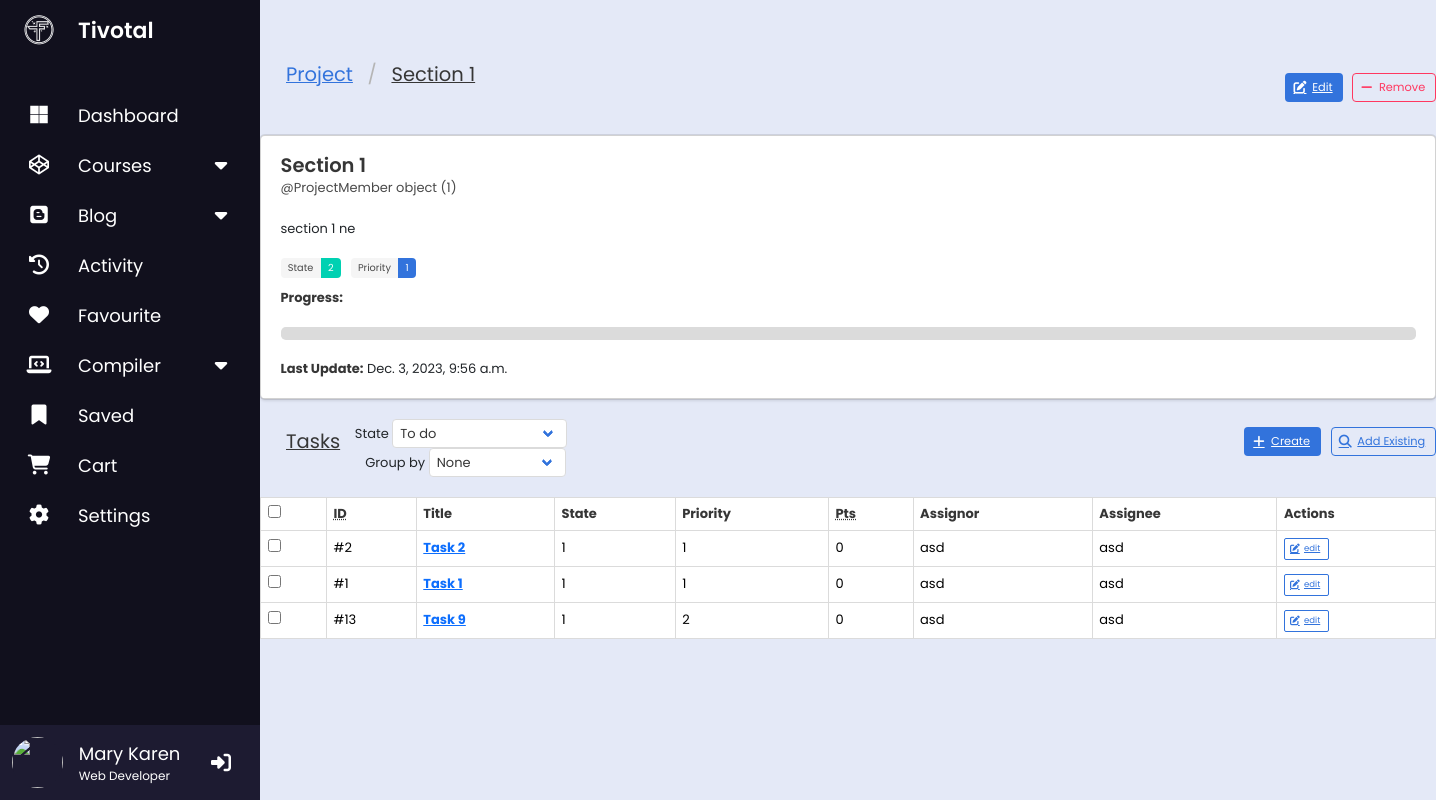
Before: /api/1/sections/1/ (signed in) with the older database file.
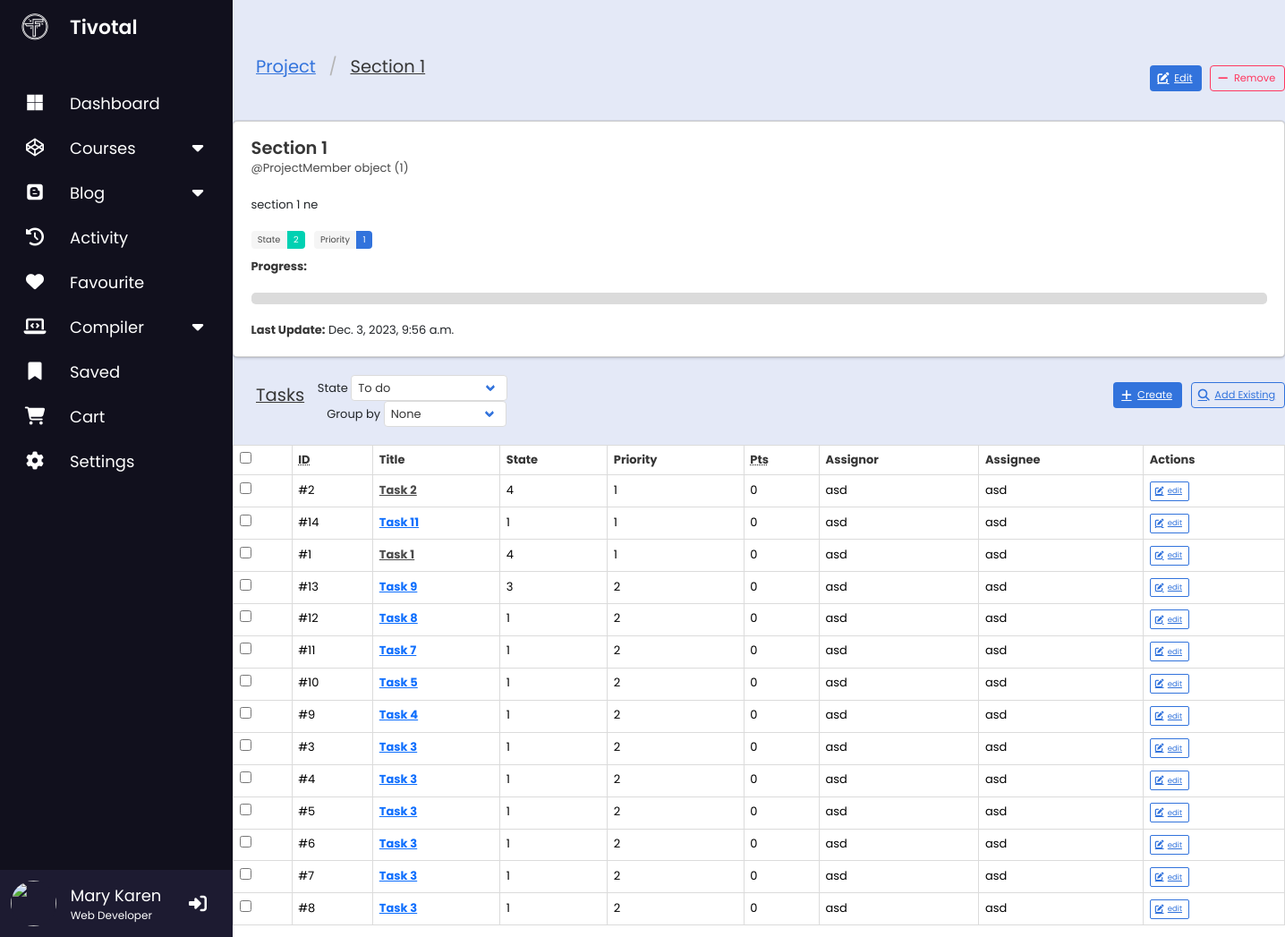
After: the same page with the newer database file.
### api/task/models.py (models this page shows, shortened)
class Task(BaseModel):
    class Meta:
        get_latest_by = 'created_at'
        ordering = ['priority', '-title']
        indexes = [
            models.Index(fields=['title', 'priority']),
            models.Index(fields=['title']),
        ]
        verbose_name = 'task'
        verbose_name_plural = 'tasks'
    section = models.ForeignKey(Section, blank=True, on_delete=models.CASCADE)
    project = models.ForeignKey('project.Project', blank=True, on_delete=models.CASCADE) # de list task trong project
    weight = models.PositiveIntegerField(choices = WeightChoices.choices, default = WeightChoices.LOW)
    priority = models.PositiveIntegerField(choices = PriorityChoices.choices, default = PriorityChoices.LOW)
    points = models.PositiveIntegerField(default=0)
    state = models.IntegerField(choices = TaskState.choices, default = TaskState.UNSTARTED)
    assignor = models.ForeignKey(settings.AUTH_USER_MODEL, null=True, blank=True, on_delete=models.SET_NULL, related_name='requested_tasks')
    assignee = models.ForeignKey(settings.AUTH_USER_MODEL, null=True, blank=True, on_delete=models.SET_NULL, related_name='assigned_tasks')
    tags = TagField(blank=True)
    history = HistoricalRecords()
    def is_done(self):
        if self.state == TaskState.DONE:
            return True
        return False

### api/user/models.py (models this page shows, shortened)
class User(AbstractUser):
    first_name = models.CharField(blank=True, max_length=255)
    last_name = models.CharField(blank=True, max_length=255)
    invitation_notification = models.ForeignKey(Notification, null=True, blank=True, on_delete=models.SET_NULL)

### api/task/views.py (the view, shortened to what this page needs)
# urls.py: path('sections/<int:pk>/', SectionDetailView.as_view(), name='section-detail'),
@method_decorator(login_required, name='dispatch')
class SectionDetailView(DetailView):
    model = Section
    def get_children(self):
        queryset = self.get_object().task_set.select_related('assignor', 'assignee', 'project')
        config = dict(
            project=('project__starts_at', lambda task: task.project and task.project.title or 'No project'),
            assignor=('assignor__id', lambda task: task.assignor and task.assignor.username or 'Unset'),
            assignee=('assignee__id', lambda task: task.assignee and task.assignee.username or 'Unassigned'),
        )
        group_by = self.request.GET.get('group_by')
        try:
            order_by, fx = config[group_by]
        except KeyError:
            return [(None, queryset)]
        else:
            queryset = queryset.order_by(order_by)
            foo = [(t[0], list(t[1])) for t in groupby(queryset, key=fx)]
            return foo
    def get_context_data(self, **kwargs):
        context = super().get_context_data(**kwargs)
        context['objects_by_group'] = self.get_children()
        context['group_by_form'] = SectionGroupByForm(self.request.GET)
        context['group_by'] = self.request.GET.get('group_by')
        context['filters_form'] = TaskFilterForm(self.request.POST)
        context['current_workspace'] = self.kwargs['workspace']
        return context

### api/forms.py
class SearchForm(forms.Form):
    q = forms.CharField(
        help_text="Click to see help & options",
        required=False,
        widget=forms.TextInput(attrs={
            'autocomplete': 'off'
        })
    )

### api/task/forms.py
class SectionGroupByForm(Form):
    state = ChoiceField(choices = SectionState.choices)
    CHOICES = [
        ('', 'None'),
        ('section_leader', 'Section Leader'),
        ('state', 'State'),
        ('project', 'Project'),
    ]
    group_by = ChoiceField(choices=CHOICES, required=False, widget=Select(attrs={'onchange': 'this.form.submit();'}))

### api/context_processors.py (called while the page is built)
def site(request):
    return dict(
        current_site=SimpleLazyObject(lambda: get_current_site(request)),
    )

def navigation(request):
    params = dict(
        encoded_url=quote_plus(request.get_full_path()),
        next_url=unquote_plus(request.GET.get('next', ''))
    )
    try:
        params['page'] = int(request.GET.get('page', 0))
    except ValueError:
        pass
    get_vars = request.GET.copy()
    try:
        get_vars.pop('page')
    except KeyError:
        pass
    params['get_vars'] = "&" + get_vars.urlencode()
    return params

### api/task/templates/task/section_detail.html (shortened to what the changed rows need)
{% extends 'base.html' %}
{% block content %}
  <br/>
	<nav class="level">
		<div class="level-left">
			<div class="level-item">
				<form method="GET">
        {% for field in group_by_form.visible_fields %}
          <div class="level-item">
            <label>{{ field.label }}</label>&nbsp;
            <div class="field">
              {{ field }}
            </div>
          </div>
        {% endfor %}
				</form>
			</div>
		</div>
	</nav>
  <form method="POST" id="object-list">
    {% for group_title, object_list in objects_by_group %}
			<table class="table is-bordered is-striped is-hoverable is-fullwidth">
				<thead>
					<tr>
						<th>
							<input type="checkbox" class="selectAll" />
						</th>
						<th><abbr title="Identification Number">ID</abbr></th>
						<th>Title</th>
						<th>State</th>
						<th>Priority</th>
						<th><abbr title="Points">Pts</abbr></th>
						<th>Assignor</th>
						<th>Assignee</th>
						<th>Actions</th>
					</tr>
				</thead>
				<tbody>
					{% for task in object_list %}
					<tr {% if task.is_done %}class="has-text-grey-dark"{% endif %}>
						<td>
							<input type="checkbox" name="task-{{ task.id }}" />
						</td>
						<td>#{{ task.id }}</td>
						<td>
							<a href="{% url 'tasks:task-detail' current_workspace task.id %}?next={{ encoded_url }}" {% if task.is_done %}class="has-text-grey-dark"{% endif %}>
								<strong>{{ task.title }}</strong><br/>
							</a>
						</td>
						<td>{{ task.state }}</td>
						<td>{{ task.priority }}</td>
						<td>{{ task.points }}</td>
						<td>{{ task.assignor.username }}</td>
						<td>{{ task.assignee.username }}</td>
						<td>
							<a class="button is-small is-link is-outlined" href="{% url 'tasks:task-edit' current_workspace task.id %}?next={{ encoded_url }}" title="Edit">
								<span class="icon is-small">
									<i class="fas fa-edit"></i>
								</span>
								<small>edit</small>
							</a>
						</td>
					</tr>
					{% endfor %}
				</tbody>
			</table>
		{% endfor %}
  </form>
{% endblock %}

Changed rows visible on the page:
changed Task "Task 2": state "1" → "4"
now on this page (row edited): Task: id "14", title "Task 11", state "1", priority "1", points "0", assignor.username "asd", assignee.username "asd"
changed Task "Task 1": state "1" → "4"
changed Task "Task 9": state "1" → "3"
now on this page (row edited): Task: id "12", title "Task 8", state "1", priority "2", points "0", assignor.username "asd", assignee.username "asd"
now on this page (row edited): Task: id "11", title "Task 7", state "1", priority "2", points "0", assignor.username "asd", assignee.username "asd"
now on this page (row edited): Task: id "10", title "Task 5", state "1", priority "2", points "0", assignor.username "asd", assignee.username "asd"
now on this page (row edited): Task: id "9", title "Task 4", state "1", priority "2", points "0", assignor.username "asd", assignee.username "asd"
now on this page (row edited): Task: id "3", title "Task 3", state "1", priority "2", points "0", assignor.username "asd", assignee.username "asd"
now on this page (row edited): Task: id "4", title "Task 3", state "1", priority "2", points "0", assignor.username "asd", assignee.username "asd"
now on this page (row edited): Task: id "5", title "Task 3", state "1", priority "2", points "0", assignor.username "asd", assignee.username "asd"
now on this page (row edited): Task: id "6", title "Task 3", state "1", priority "2", points "0", assignor.username "asd", assignee.username "asd"
now on this page (row edited): Task: id "7", title "Task 3", state "1", priority "2", points "0", assignor.username "asd", assignee.username "asd"
now on this page (row edited): Task: id "8", title "Task 3", state "1", priority "2", points "0", assignor.username "asd", assignee.username "asd"
